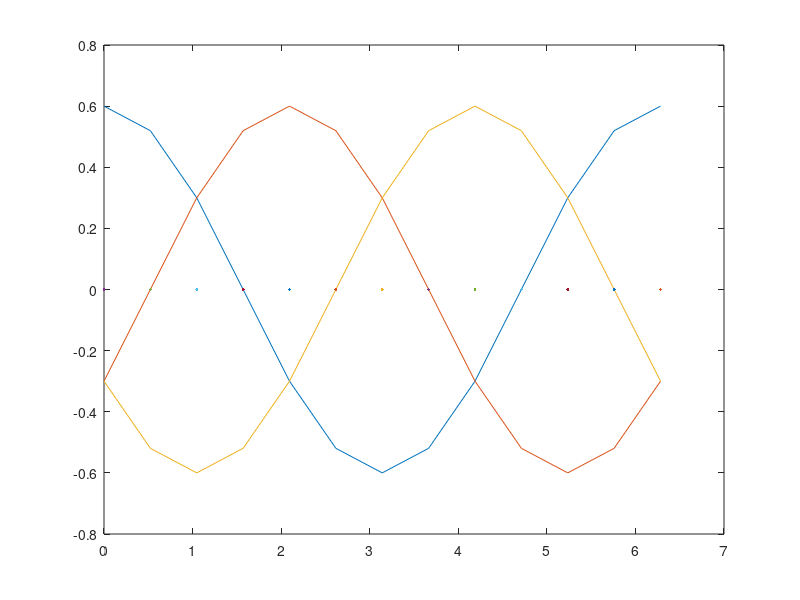
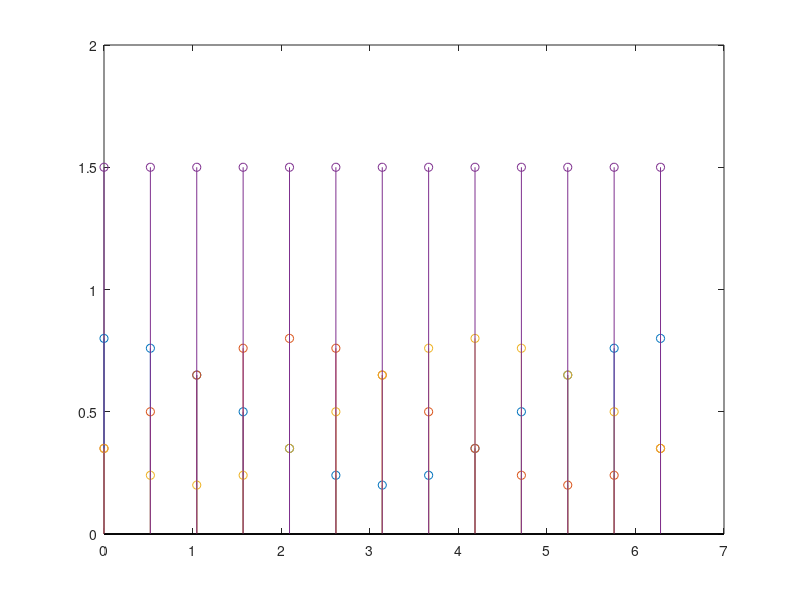

These charts were generated, in order, by the following MATLAB code:
ma=0.6;
theta=linspace(0,2*pi,13);

% theta=pi/180*[0 45 90 135 180 225 270 315]

phA=ma*cos(theta);
phB=ma*cos(theta-2*pi/3);
phC=ma*cos(theta+2*pi/3);
common_mode=0;
% common_mode= -sign(ma*cos(3*theta))/3;
% common_mode= 1/3;

figure();
plot(theta,phA) 
hold on
plot(theta,phB) 
hold on
plot(theta,phC) 
hold on
plot(theta,common_mode) 

duty_ratios_phA= (1+phA+common_mode)/2;
duty_ratios_phB= (1+phB+common_mode)/2;
duty_ratios_phC= (1+phC+common_mode)/2;


figure();
stem(theta,duty_ratios_phA) 
hold on
stem(theta,duty_ratios_phB) 
hold on
stem(theta,duty_ratios_phC) 
hold on
stem(theta,duty_ratios_phA+duty_ratios_phB+duty_ratios_phC) 
hold on

PhiA = 0*duty_ratios_phA; % Explicitly set to single

PhiB=360*mod((duty_ratios_phA+duty_ratios_phB)/2,1);

PhiC =360*mod((duty_ratios_phA+2*duty_ratios_phB+duty_ratios_phC)/2,1);

duty_without_phA=(1+phA)/2;
duty_without_phB=(1+phB)/2;
duty_without_phC=(1+phC)/2;

theta*180/pi
[duty_without_phA;duty_without_phB;duty_without_phC; duty_without_phA+duty_without_phB+duty_without_phC ]
[ duty_ratios_phA;duty_ratios_phB;duty_ratios_phC; duty_ratios_phA+duty_ratios_phB+duty_ratios_phC]
[PhiA;  PhiB ; PhiC]
